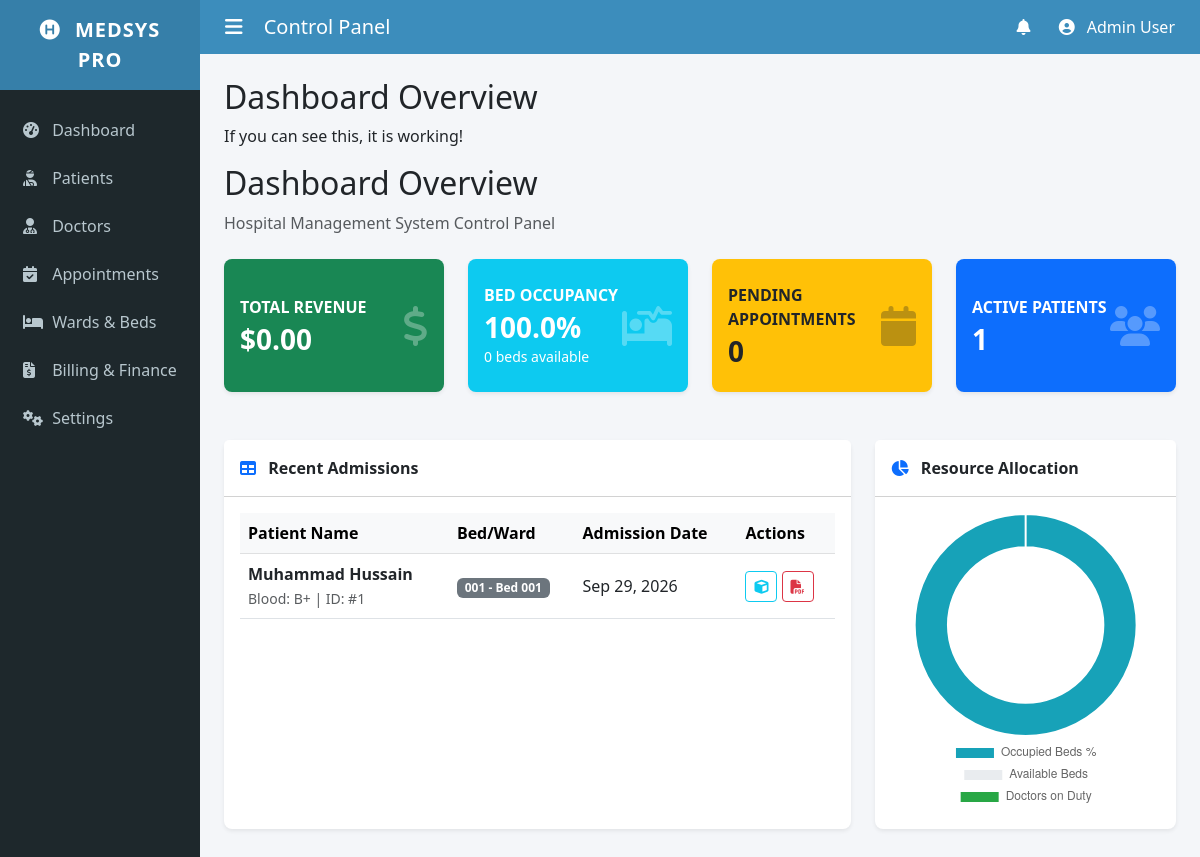
The page / on the database its author committed.
### patients/models.py (models this page shows, shortened)
class Patient(models.Model):
    first_name = models.CharField(max_length=100)
    last_name = models.CharField(max_length=100)
    date_of_birth = models.DateField(null=True, blank=True)
    gender = models.CharField(max_length=10, choices=[('M','Male'), ('F','Female'), ('O','Other')], null=True)
    blood_group = models.CharField(max_length=5, blank=True)
    contact_number = models.CharField(max_length=20, blank=True)
    emergency_contact = models.CharField(max_length=100, blank=True)
    address = models.TextField(blank=True)
    insurance_provider = models.CharField(max_length=100, blank=True)
    insurance_policy_number = models.CharField(max_length=50, blank=True)
    allergies = models.TextField(blank=True, help_text="List any known allergies")
    assigned_bed = models.OneToOneField(Bed, on_delete=models.SET_NULL, null=True, blank=True)
    scan_file_3d = models.FileField(upload_to='models_3d/', blank=True, null=True)
    admission_date = models.DateTimeField(auto_now_add=True)

class Bed(models.Model):
    ward = models.ForeignKey(Ward, on_delete=models.CASCADE)
    bed_number = models.CharField(max_length=10)
    is_occupied = models.BooleanField(default=False)
    def __str__(self):
        return f"{self.ward.name} - Bed {self.bed_number}"

class Ward(models.Model):
    name = models.CharField(max_length=50)
    ward_type = models.CharField(max_length=50, choices=[('General', 'General'), ('ICU', 'ICU'), ('Pediatrics', 'Pediatrics'), ('Maternity', 'Maternity')])
    capacity = models.IntegerField()

### patients/views.py (the view)
# urls.py: path("", views.dashboard, name="dashboard"),
def dashboard(request):
    total_beds = Bed.objects.count()
    occupied_beds = (
        Bed.objects.filter(is_occupied=True).count()
        if hasattr(Bed, "is_occupied")
        else 0
    )
    bed_occupancy_rate = (
        occupied_beds / total_beds * 100
        if total_beds > 0
        else 0
    )
    available_beds = max(0, total_beds - occupied_beds)
    total_revenue = 0
    try:
        paid_invoices = Invoice.objects.filter(is_paid=True)
        total_revenue = sum(
            inv.total_amount()
            for inv in paid_invoices
            if hasattr(inv, "total_amount")
        )
    except Exception:
        total_revenue = 0
    context = {
        "total_patients": Patient.objects.count(),
        "active_doctors": Doctor.objects.count(),
        "pending_appointments": Appointment.objects.count(),
        "total_revenue": total_revenue,
        "bed_occupancy_rate": round(bed_occupancy_rate, 1),
        "available_beds": available_beds,
        "recent_patients": Patient.objects.all().order_by("-id")[:5],
    }
    return render(request, "patients/dashboard.html", context)

### patients/templates/patients/dashboard.html (shortened to what this page needs)
{% extends 'patients/base.html' %}
{% block content %}
<h2>Dashboard Overview</h2>
<p>If you can see this, it is working!</p>
<div class="d-flex justify-content-between align-items-center mb-4"> <div> <h2>Dashboard Overview</h2> <p class="text-muted mb-0">Hospital Management System Control Panel</p> </div> </div>  <div class="row mb-4">
<div class="col-xl-3 col-md-6 mb-4">
    <div class="card bg-success text-white h-100 py-2 shadow-sm">
        <div class="card-body d-flex justify-content-between align-items-center">
            <div>
                <div class="text-uppercase fw-bold text-xs mb-1">
                    Total Revenue
                </div>
                <div class="h3 mb-0 fw-bold">
                    ${{ total_revenue|default:"0.00" }}
                </div>
            </div>
            <i class="fas fa-dollar-sign metric-icon"></i>
        </div>
    </div>
</div>
<div class="col-xl-3 col-md-6 mb-4">
    <div class="card bg-info text-white h-100 py-2 shadow-sm">
        <div class="card-body d-flex justify-content-between align-items-center">
            <div>
                <div class="text-uppercase fw-bold text-xs mb-1">
                    Bed Occupancy
                </div>
                <div class="h3 mb-0 fw-bold">
                    {{ bed_occupancy_rate|default:"0" }}%
                </div>
                <small>
                    {{ available_beds|default:"0" }} beds available
                </small>
            </div>
            <i class="fas fa-procedures metric-icon"></i>
        </div>
    </div>
</div>
<div class="col-xl-3 col-md-6 mb-4">
    <div class="card bg-warning text-dark h-100 py-2 shadow-sm">
        <div class="card-body d-flex justify-content-between align-items-center">
            <div>
                <div class="text-uppercase fw-bold text-xs mb-1">
                    Pending Appointments
                </div>
                <div class="h3 mb-0 fw-bold">
                    {{ pending_appointments|default:"0" }}
                </div>
            </div>
            <i class="fas fa-calendar metric-icon text-dark"></i>
        </div>
    </div>
</div>
<div class="col-xl-3 col-md-6 mb-4">
    <div class="card bg-primary text-white h-100 py-2 shadow-sm">
        <div class="card-body d-flex justify-content-between align-items-center">
            <div>
                <div class="text-uppercase fw-bold text-xs mb-1">
                    Active Patients
                </div>
                <div class="h3 mb-0 fw-bold">
                    {{ total_patients|default:"0" }}
                </div>
            </div>
            <i class="fas fa-users metric-icon"></i>
        </div>
    </div>
</div>
</div>  <div class="row">
<div class="col-lg-8 mb-4">
    <div class="card h-100 shadow-sm">
        <div class="card-header bg-white fw-bold py-3">
            <i class="fas fa-table me-2 text-primary"></i>
            Recent Admissions
        </div>
        <div class="card-body">
            <div class="table-responsive">
                <table class="table table-hover align-middle mb-0">
                    <thead class="table-light">
                        <tr>
                            <th>Patient Name</th>
                            <th>Bed/Ward</th>
                            <th>Admission Date</th>
                            <th>Actions</th>
                        </tr>
                    </thead>
                    <tbody>
                        {% for patient in recent_patients %}
                        <tr>
                            <td>
                                <div class="fw-bold">
                                    {{ patient.first_name }} {{ patient.last_name }}
                                </div>
                                <small class="text-muted">
                                    Blood:
                                    {{ patient.blood_group|default:"N/A" }}
                                    |
                                    ID: #{{ patient.id }}
                                </small>
                            </td>
                            <td>
                                {% if patient.assigned_bed %}
                                <span class="badge bg-secondary">
                                    {{ patient.assigned_bed }}
                                </span>
                                {% else %}
                                <span class="badge bg-light text-dark border">
                                    Outpatient
                                </span>
                                {% endif %}
                            </td>
                            <td>
                                {{ patient.admission_date|date:"M d, Y" }}
                            </td>
                            <td>
                                <a href="{% url 'webgl_viewer' patient.id %}"
                                   class="btn btn-sm btn-outline-info"
                                   title="3D Viewer">
                                    <i class="fas fa-cube"></i>
                                </a>
                                <a href="{% url 'discharge_pdf' patient.id %}"
                                   class="btn btn-sm btn-outline-danger"
                                   title="Discharge PDF">
                                    <i class="fas fa-file-pdf"></i>
                                </a>
                            </td>
                        </tr>
                        {% endfor %}
                    </tbody>
                </table>
            </div>
        </div>
    </div>
</div>
<div class="col-lg-4 mb-4">
    <div class="card h-100 shadow-sm">
        <div class="card-header bg-white fw-bold py-3">
            <i class="fas fa-chart-pie me-2 text-primary"></i>
            Resource Allocation
        </div>
        <div class="card-body">
            <div style="position: relative; height: 300px; width: 100%;">
                <canvas id="resourceChart"></canvas>
            </div>
        </div>
    </div>
</div>
</div> <script> document.addEventListener("DOMContentLoaded", function () { const canvas = document.getElementById("resourceChart"); if (!canvas) { return; } const ctx = canvas.getContext("2d"); const occupiedBeds = parseFloat("{{ bed_occupancy_rate|default:'0' }}") || 0; const availableBeds = parseInt("{{ available_beds|default:'0' }}") || 0; const activeDoctors = parseInt("{{ active_doctors|default:'0' }}") || 0; new Chart(ctx, { type: "doughnut", data: { labels: [ "Occupied Beds %", "Available Beds", "Doctors on Duty" ], datasets: [{ data: [ occupiedBeds, availableBeds, activeDoctors ], backgroundColor: [ "#17a2b8", "#e9ecef", "#28a745" ], hoverBackgroundColor: [ "#138496", "#ced4da", "#218838" ] }] }, options: { maintainAspectRatio: false, responsive: true, cutout: "70%", plugins: { legend: { position: "bottom" } } } }); }); </script>
{% endblock %}

### patients/templates/patients/base.html (shortened to what this page needs)
<!DOCTYPE html>
<html lang="en">
<head>
    <link href="https://cdn.jsdelivr.net/npm/bootstrap@5.3.0/dist/css/bootstrap.min.css" rel="stylesheet">
    <link rel="stylesheet" href="https://cdnjs.cloudflare.com/ajax/libs/font-awesome/6.4.0/css/all.min.css">
</head>
<body>
    <div class="container-fluid p-0">
        <div class="row g-0">
            <div class="col-md-2 sidebar d-none d-md-block">
                <div class="sidebar-brand text-center fs-5">
                    <i class="fas fa-hospital-symbol me-2"></i> MEDSYS PRO
                </div>
                <div class="mt-3">
                    <a href="{% url 'dashboard' %}"><i class="fas fa-tachometer-alt"></i> Dashboard</a>
                    <a href="/admin/patients/patient/"><i class="fas fa-user-injured"></i> Patients</a>
                    <a href="/admin/patients/doctor/"><i class="fas fa-user-md"></i> Doctors</a>
                    <a href="/admin/patients/appointment/"><i class="fas fa-calendar-check"></i> Appointments</a>
                    <a href="/admin/patients/ward/"><i class="fas fa-bed"></i> Wards & Beds</a>
                    <a href="/admin/patients/invoice/"><i class="fas fa-file-invoice-dollar"></i> Billing & Finance</a>
                    <a href="/admin/"><i class="fas fa-cogs"></i> Settings</a>
                </div>
            </div>
            <div class="col-md-10">
                <div class="top-navbar">
                    <div class="h5 mb-0"><i class="fas fa-bars me-3"></i> Control Panel</div>
                    <div>
                        <i class="fas fa-bell me-4"></i>
                        <i class="fas fa-user-circle me-2"></i> Admin User
                    </div>
                </div>
                <div class="container-fluid p-4">
                    {% block content %}{% endblock %}
                </div>
            </div>
        </div>
    </div>
</body>
</html>

### patients/templates/patients/base.html (style rules this page uses)
body { background-color: #f4f6f9; font-family: 'Segoe UI', Tahoma, Geneva, Verdana, sans-serif; }
.sidebar { min-height: 100vh; background: #1e282c; color: #b8c7ce; }
.sidebar-brand { background: #367fa9; color: white; padding: 15px; font-weight: bold; letter-spacing: 1px; }
.sidebar a { color: #b8c7ce; text-decoration: none; padding: 12px 20px; display: block; border-left: 3px solid transparent; }
.sidebar a i { width: 25px; }
.top-navbar { background-color: #3c8dbc; padding: 15px 25px; color: white; display: flex; justify-content: space-between; align-items: center; }
.card { border: none; border-radius: 8px; box-shadow: 0 2px 10px rgba(0,0,0,0.05); }
.metric-icon { font-size: 2.5rem; opacity: 0.3; }

### rows shown on the page
Patient: first_name "Muhammad", last_name "Hussain", blood_group "B+", id "1", assigned_bed "001 - Bed 001", admission_date "Sep 29, 2026"

### other values the page prints
{{ total_revenue|default:"0.00" }} "0.00"
{{ bed_occupancy_rate|default:"0" }} "100.0"
{{ available_beds|default:"0" }} "0"
{{ pending_appointments|default:"0" }} "0"
{{ total_patients|default:"0" }} "1"
chart data {{ available_beds|default:'0' }} 0
chart data {{ active_doctors|default:'0' }} 0
